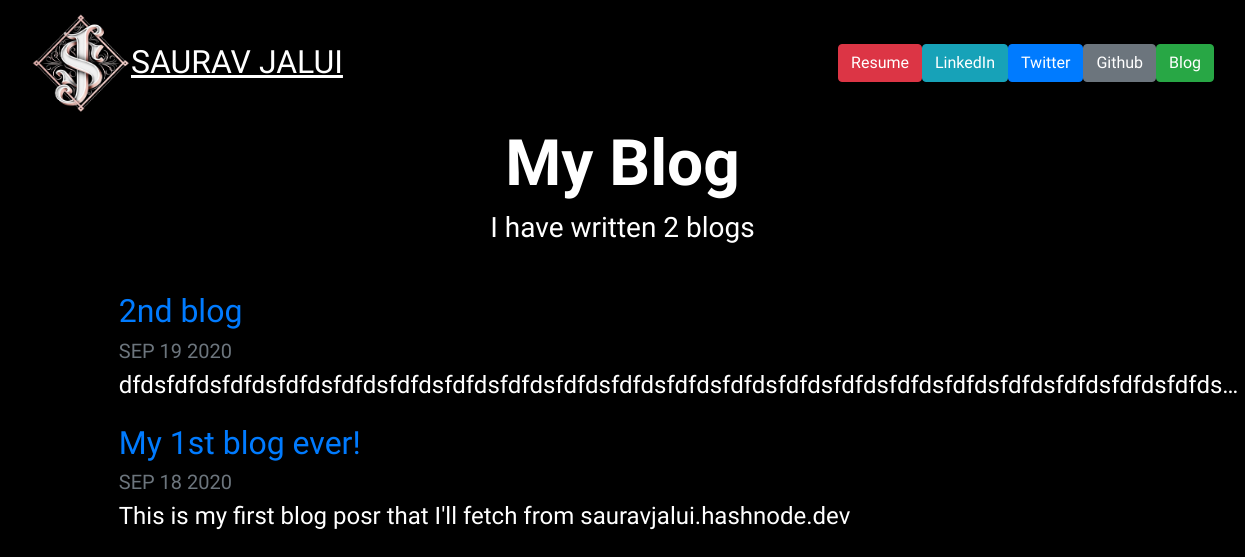
/blog/, run on an earlier commit of the app's database.
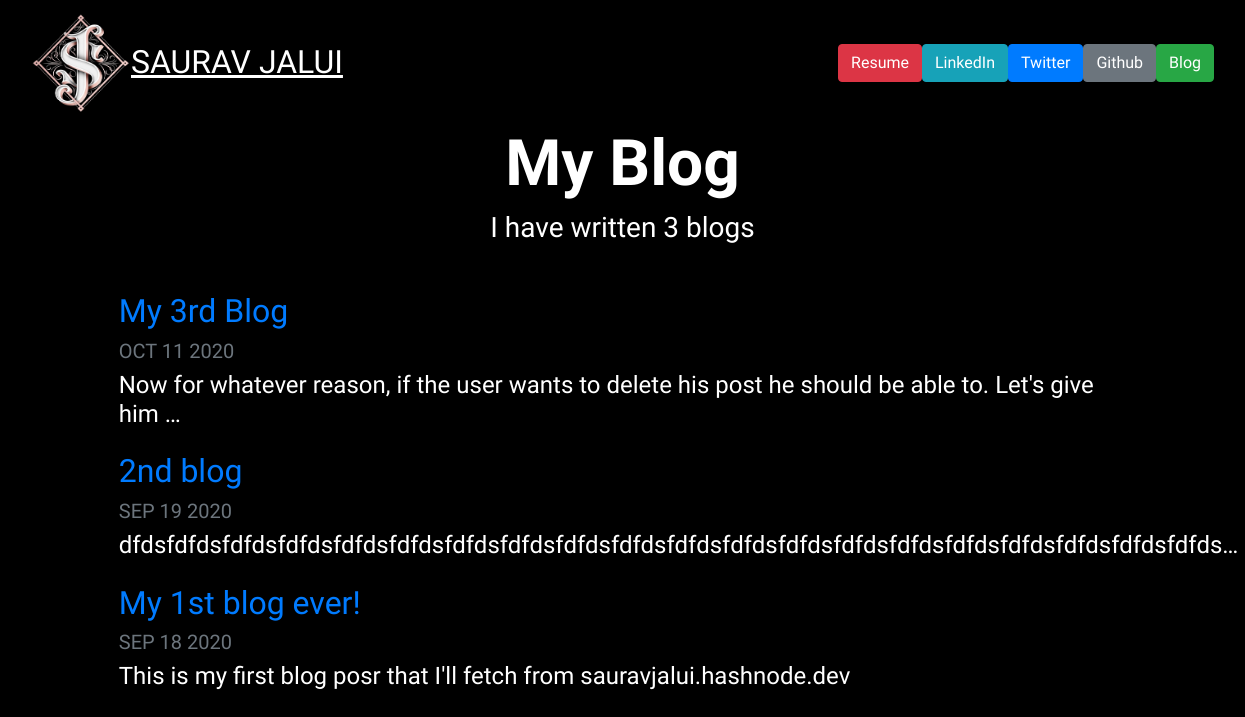
And on a later commit of the database.
### blog/models.py (models this page shows, shortened)
class Blog(models.Model):
    title = models.CharField(max_length=200)
    description = models.TextField()
    date = models.DateField()

### blog/views.py (the view)
# urls.py: path("", views.all_blogs, name='all_blogs'),
def all_blogs(request):
    blogs = Blog.objects.order_by('-date')
    return render(request, "blog/all_blogs.html", {"blogs":blogs})

### blog/templates/blog/all_blogs.html
{% extends "portfolio/base.html" %}
{% load static %}
{% block content %}
<h1 id="blogtitle" class="font-weight-bold text-center">My Blog</h1>
<h3 class="text-center mb-5">I have written {{ blogs.count }} blog{{ blogs.count|pluralize }}</h3>
{% for blog in blogs %}
<div class="row justify-content-center my-3">
  <div class="col-md-10">
    <a href="{% url 'blog:detail' blog.id %}">
      <h2>{{ blog.title }}</h2>
    </a>
    <h5 class="text-muted">{{ blog.date|date:'M d Y'|upper }}</h5>
    <h4>{{ blog.description|striptags|truncatechars:100 }}</h4>
  </div>
</div>
{% endfor %}
{% endblock %}

What changed in the data, as far as the page shows it:
added Blog: title "My 3rd Blog", date "OCT 11 2020", description "Now for whatever reason, if the user wants to delete his post he should be able to. Let's give him …"
Also different on the page:
{{ blogs.count }}: "2" → "3"
